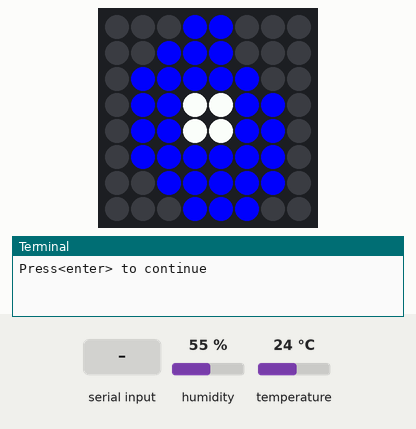
Simulated run of this program. Board: Raspberry Pi (BCM pin numbers) with a Sense HAT. Parts: the Sense HAT's 8×8 RGB LED matrix, the last lines printed to the terminal. The inputs (shaded band) are chosen by the test bench; at power-on: humidity 55 %, temperature 24 °C. At 36.3 s the program stops and its outputs stay as they are.

Above: at 1.2 s.
1.3 s: "1" typed at the terminal, then Enter
At 2.5 s:
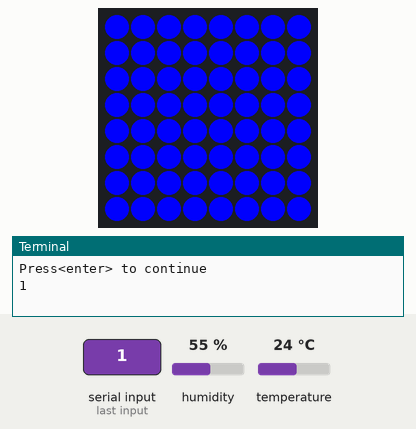
At 12.7 s:
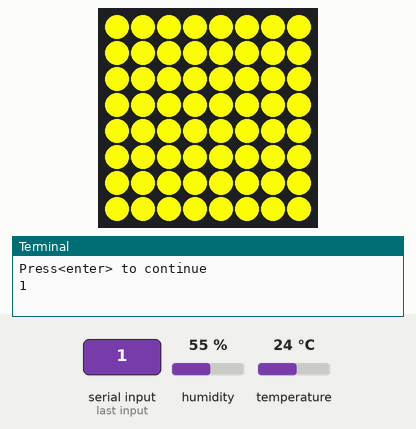
Timing chart, 0 to 14.2 s (numbered marks = the images above; inputs shaded):
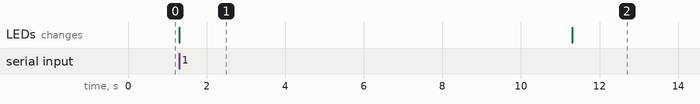

Measured:
- after the input at 1.3 s, the LEDs: change at once (image 1)
- what the display in image 1 shows lasts 10.0 s, from 1.3 s to 11.3 s

The program:

respiration.py
```python
#Investigating Respiration using the Sense Hat
#Spencer Organ - KESH Academy

#Place the Sense HAT in a plastic zip-lock sandwich bag with a drinking straw sticking out

from sense_hat import SenseHat
sense = SenseHat()
import time

B = (0,0,0)
b = (0,0,255)
w = (255,255,255)

cell = [
B,B,B,b,b,B,B,B,
B,B,b,b,b,B,B,B,
B,b,b,b,b,b,B,B,
B,b,b,w,w,b,b,B,
B,b,b,w,w,b,b,B,
B,b,b,b,b,b,b,B,
B,B,b,b,b,b,b,B,
B,B,B,b,b,b,B,B
]


sense.clear()
sense.set_pixels(cell)

#Wait until the enter button is pressed on the Sense HAT

wait = input("Press<enter> to continue")

sense.clear(0,0,255)
#Blow now
time.sleep(10)
sense.clear(255,0,0)

#Collect data for the first experiment

humidity_start = round(sense.get_humidity(),2)
temp_start = round(sense.get_temperature(),2)

#Start exercise
sense.clear(255,255,0)
time.sleep(15)

sense.clear(0,0,255)
#Blow now
time.sleep(10)
sense.clear(255,0,0)

humidity_end = round(sense.get_humidity(),2)
temp_end = round(sense.get_temperature(),2)

print("Humidity at the start of the test: %s %%rH" % humidity_start)
print("Temperature: %s C" % temp_start)
print("Humidity at the end of the test: %s %%rH" % humidity_end)
print("Temperature: %s C" % temp_end)

sense.clear()
```
